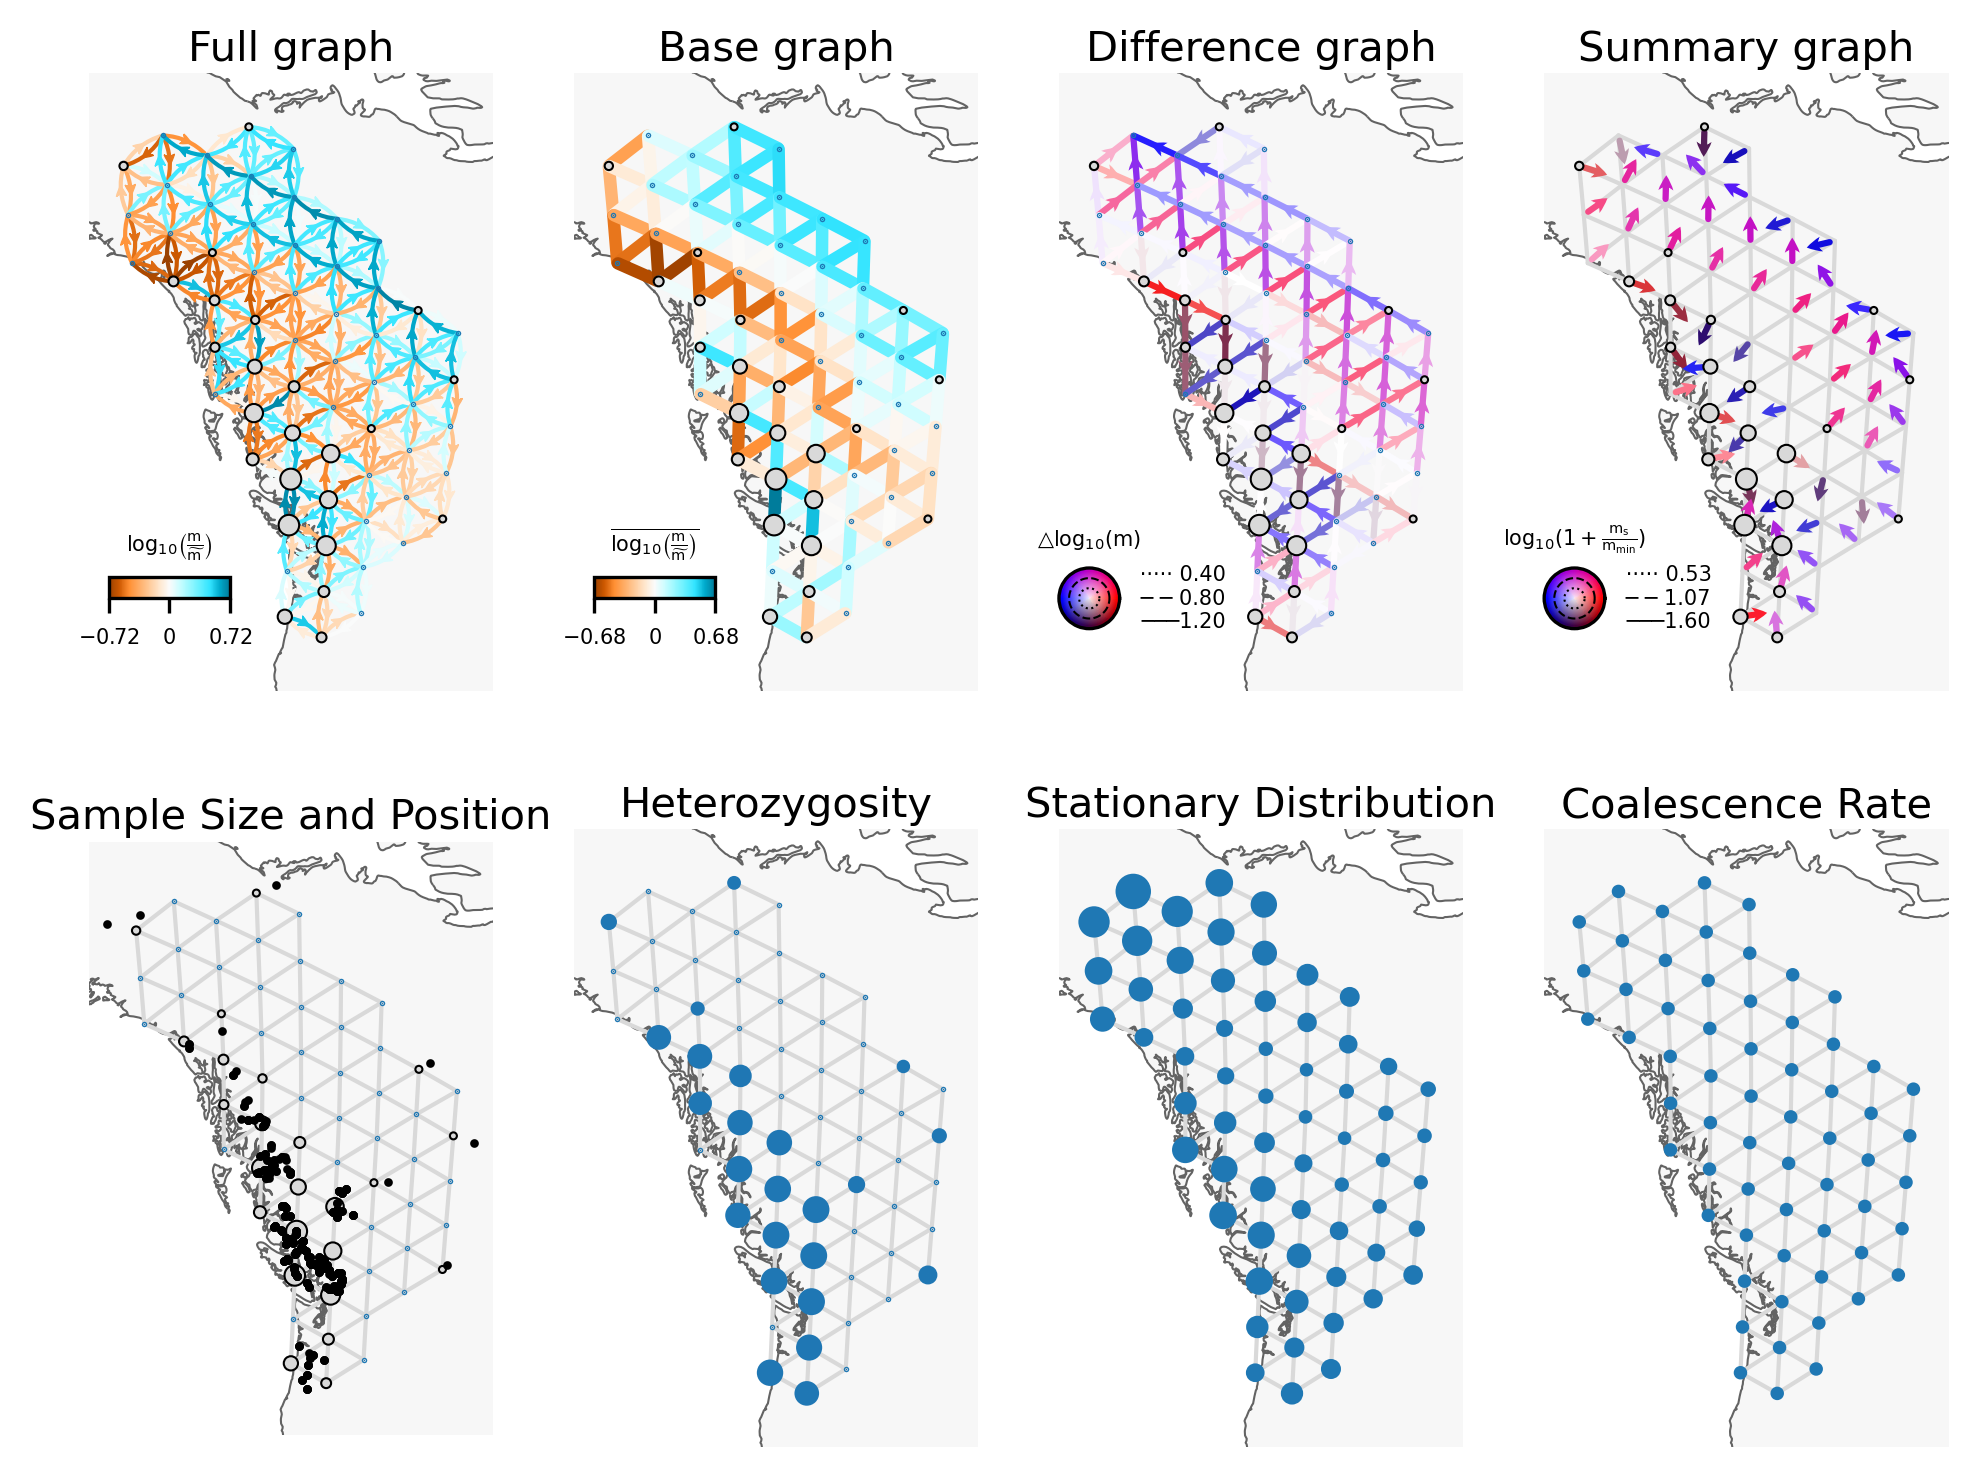

Here is the Python script that generated this plot:
import numpy as np
import matplotlib.pyplot as plt
import cartopy.crs as ccrs
from frame.utils import prepare_graph_inputs
from frame.spatial_digraph import SpatialDiGraph
from frame.visualization import Vis
from frame.cross_validation import run_cv
from frame.digraphstats import Digraphstats

"""To get the genotype file, please download data from https://datadryad.org/dataset/doi:10.5061/dryad.7s848 and process the data using the procedures in https://github.com/elundgre/gene-flow-inference/tree/master/poplars"""

"""Please use poplars.coord and grid_220"""

outer, edges, grid, _ = prepare_graph_inputs(coord=coord,
                                             ggrid=grid_path,
                                             buffer=1)

grid_delete=[11,16,17,22,28,34,40,47,53]
mask = np.ones(len(grid), dtype=bool)
mask[grid_delete] = False
grid_new = grid[mask]

# Creating a mapping of old indexes to new indexes
mapping = {old_idx: new_idx for new_idx, old_idx in enumerate([i for i in range(len(grid)) if i not in grid_delete])}

valid_edges = np.array([edge for edge in edges-1 if all(node in mapping for node in edge)])
# Adjusting edges based on new indexes

edges_new = np.vectorize(mapping.get)(valid_edges)+1

sp_digraph = SpatialDiGraph(genotypes, coord, grid_new, edges_new)

lamb_warmup = 1e3
lamb_grid = np.geomspace(1e-3, 1e3,13)[::-1]

cv,node_train_idxs=run_cv(sp_digraph,
                          lamb_grid,
                          lamb_warmup=lamb_warmup,
                          n_folds=10,
                          factr=1e10,
                          random_state=500,
                          outer_verbose=True,
                          inner_verbose=False,)

if np.argmin(cv)==0:
   lamb_grid_fine=np.geomspace(lamb_grid[0],lamb_grid[1], 7)[::-1]

elif np.argmin(cv)==12:
     lamb_grid_fine=np.geomspace(lamb_grid[11],lamb_grid[12], 7)[::-1]
     
else:
    lamb_grid_fine=np.geomspace(lamb_grid[np.argmin(cv)-1],lamb_grid[np.argmin(cv)+1], 7)[::-1]

cv_fine,node_train_idxs_fine=run_cv(sp_digraph,
                                    lamb_grid_fine,
                                    lamb_warmup=lamb_warmup,
                                    n_folds=10,
                                    factr=1e10,
                                    random_state=500,
                                    outer_verbose=True,
                                    inner_verbose=False,
                                    node_train_idxs=node_train_idxs)

lamb_opt=lamb_grid_fine[np.argmin(cv_fine)]
lamb_opt=float("{:.3g}".format(lamb_opt))

sp_digraph.fit(lamb=lamb_warmup, factr=1e10)
logm = np.log(sp_digraph.m)
logc = np.log(sp_digraph.c)

sp_digraph.fit(lamb=lamb_opt,
               factr=1e7,
               logm_init=logm,
               logc_init=logc,)

projection = ccrs.EquidistantConic(central_longitude=-108.842926, central_latitude=66.037547)

fig, axs= plt.subplots(2, 4, figsize=(8, 6), dpi=300,
                        subplot_kw={'projection': projection})

v = Vis(axs[0,0], sp_digraph, projection=projection, edge_width=1,
        edge_alpha=1, edge_zorder=100, sample_pt_size=10,
        obs_node_size=2, sample_pt_color="black",
        cbar_font_size=5, cbar_ticklabelsize=5,
        cbar_width="30%",
        cbar_height="3.5%",
        cbar_bbox_to_anchor=(0.05, 0.15), campass_bbox_to_anchor=(0, 0.075),
        campass_font_size=5,
        campass_radius=0.15,
        mutation_scale=6)

v.digraph_wrapper(axs, node_scale=[5, 5, 5])
plt.show()

plt.figure(figsize=(8, 6))
plt.plot(np.log10(lamb_grid), cv, 'bo')  
plt.plot(np.log10(lamb_grid_fine), cv_fine, 'bo')  
plt.xlabel(r"$\mathrm{log}_{10}(\mathrm{\lambda})$")
plt.ylabel('CV Error')

digraphstats = Digraphstats(sp_digraph)

fig, ax = plt.subplots(1, 1, figsize=(6, 5), dpi=300)
digraphstats.distance_regression(ax,labelsize=8,R2_fontsize=12,legend_fontsize=12)

fig, ax = plt.subplots(1, 1, figsize=(6, 5), dpi=300)
digraphstats.z_score_distribution(ax)

fig, ax = plt.subplots(1, 1, figsize=(6, 5), dpi=300)
digraphstats.draw_heatmap(ax)
plt.show()
